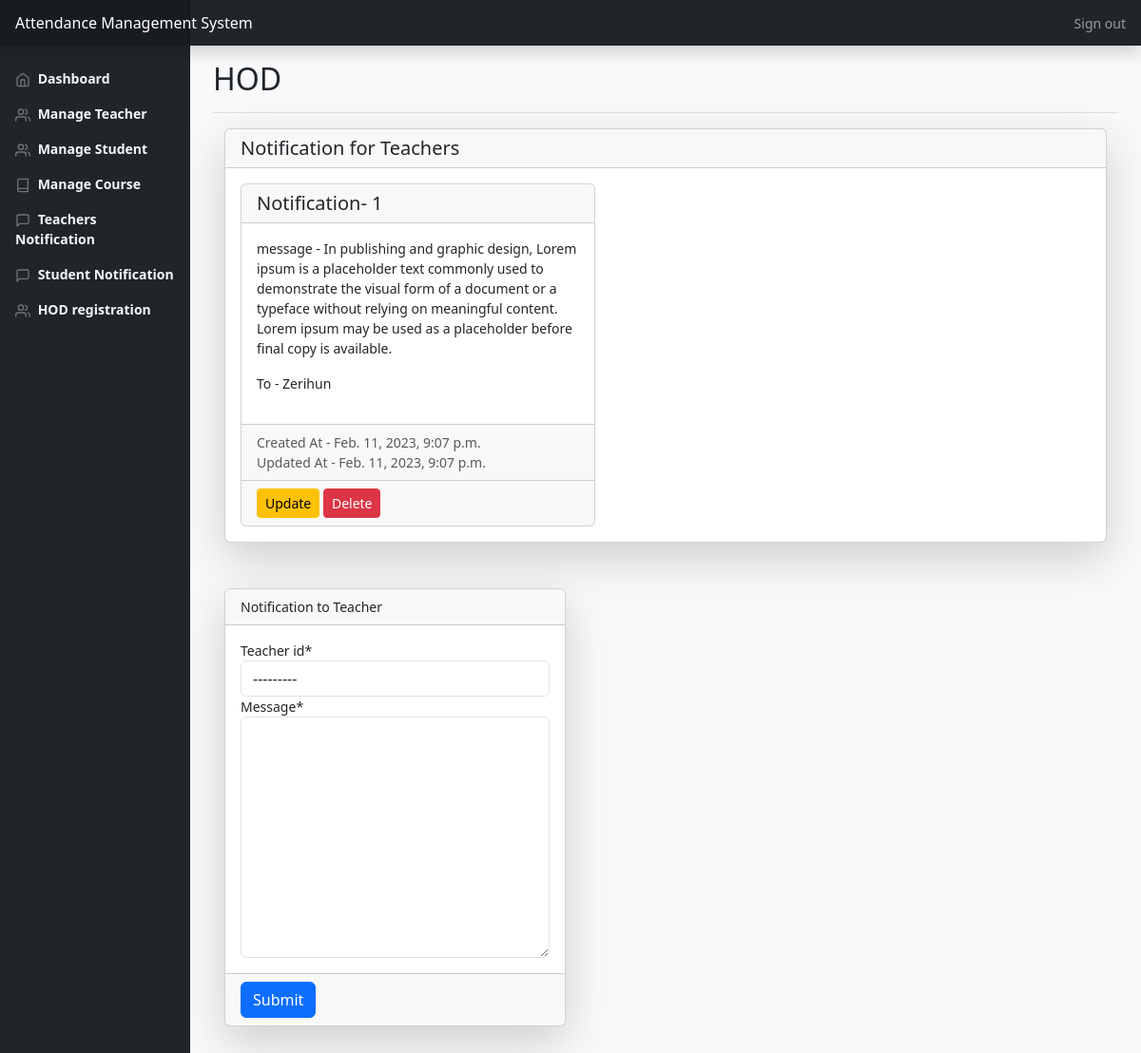
/hod/manage_notification_teacher/ (signed in), run on the app's committed database.
### amsApp/models.py (models this page shows, shortened)
class NotificationTeacher(models.Model):
    teacher_id = models.ForeignKey(Teacher, on_delete=models.CASCADE)
    message = models.TextField()
    created_at = models.DateTimeField(auto_now_add=True)
    updated_at = models.DateTimeField(auto_now=True)

class Teacher(models.Model):
    user = models.OneToOneField(User, on_delete=models.CASCADE)
    dept = models.ForeignKey(Dept, on_delete=models.CASCADE, null=True)
    name = models.CharField(max_length=100)
    gender = models.CharField(max_length=50, choices=gender_choice)
    DOB = models.DateField(null=True)
    def __str__(self):
        return self.name

### amsApp/views.py (the view)
# urls.py: path('hod/manage_notification_teacher/',views.admin_notification_teacher_view, name='admin_notification_teacher_url'),
@login_required()
def admin_notification_teacher_view(request):
    formTeacher = NotificationTeacherForm()
    notificationTeacher = NotificationTeacher.objects.all()
    if request.method == 'POST':
        formTeacher = NotificationTeacherForm(request.POST)
        if formTeacher.is_valid():
            formTeacher.save()
            messages.success(request, 'Teacher Notification information added successfully  ' )
            formTeacher = NotificationTeacherForm()
    context ={'formTeacher':formTeacher,'notificationTeacher':notificationTeacher}
    return render(request, 'admin_notification_teacher.html', context)

### amsApp/forms.py
class NotificationTeacherForm(ModelForm):
    class Meta:
        model = NotificationTeacher
        fields = '__all__'

### amsApp/templates/admin_notification_teacher.html (shortened to what this page needs)
{% load static %}
{% load crispy_forms_tags %}
{% include "header.html" %}
{% include "admin_header.html" %}
{% include "admin_nav.html" %}
<main class="col-md-9 ms-sm-auto col-lg-10 px-md-4">
  <div class=" pt-3 pb-2 mb-3 border-bottom">
    <h1 class="h2">HOD</h1>
  </div>
  <div class="container-fluid">
    <div class="row g-5">
        <div class="col-12">
          <div class="card shadow-lg">
              <h5 class="card-header">Notification for Teachers</h5>
              <div class="card-body">
                {% for noteTeacher in notificationTeacher %}
                <div class="card col-5">
                  <h5 class="card-header">Notification- {{noteTeacher.id}}</h5>
                  <div class="card-body">
                    <p>
                      message - {{noteTeacher.message}}
                    </p>
                    <p>
                      To - {{noteTeacher.teacher_id}}
                    </p>
                  </div>
                  <div class="card-footer text-muted">
                    <div>Created At - {{noteTeacher.created_at}}</div>
                    <div>Updated At - {{noteTeacher.updated_at}}</div>
                  </div>
                  <div class="card-footer text-muted">
                    <span>
                        <a href={% url 'admin_notification_teacher_update_url' noteTeacher.id %} class="btn btn-sm btn-warning">Update</a>
                    </span>
                    <span>
                        <a href={% url 'admin_notification_teacher_delete_url' noteTeacher.id %} class="btn btn-sm btn-danger">Delete</a>
                    </span>
                  </div>
                </div>
                {% endfor %}
              </div>
          </div>
        </div>
        <div class="col-5">
            <form action="" method="POST" >
                <div class="card shadow-lg">
                    <div class="card-header">
                            Notification to Teacher
                        </div>
                    <div class="card-body">
                        {{formTeacher|crispy}}
                    </div>
                    <div class="card-footer">
                        <input type="submit" class="btn btn-primary" value="Submit">
                    </div>
                </div>
                <div class="p-3">
                </div>
            </form>
        </div>
    </div>
</div>
</main>
{% include "footer.html" %}

### amsApp/static/styles.css (style rules this page uses)
body { font-size: .875rem; }

### data on the page
NotificationTeacher: id "1", message "In publishing and graphic design, Lorem ipsum is a placeholder text commonly used to demonstrate the visual form of a document or a typeface without relying on meaningful content. Lorem ipsum may be used as a placeholder before final copy is available.", teacher_id "Zerihun", created_at "Feb. 11, 2023, 9:07 p.m.", updated_at "Feb. 11, 2023, 9:07 p.m."
